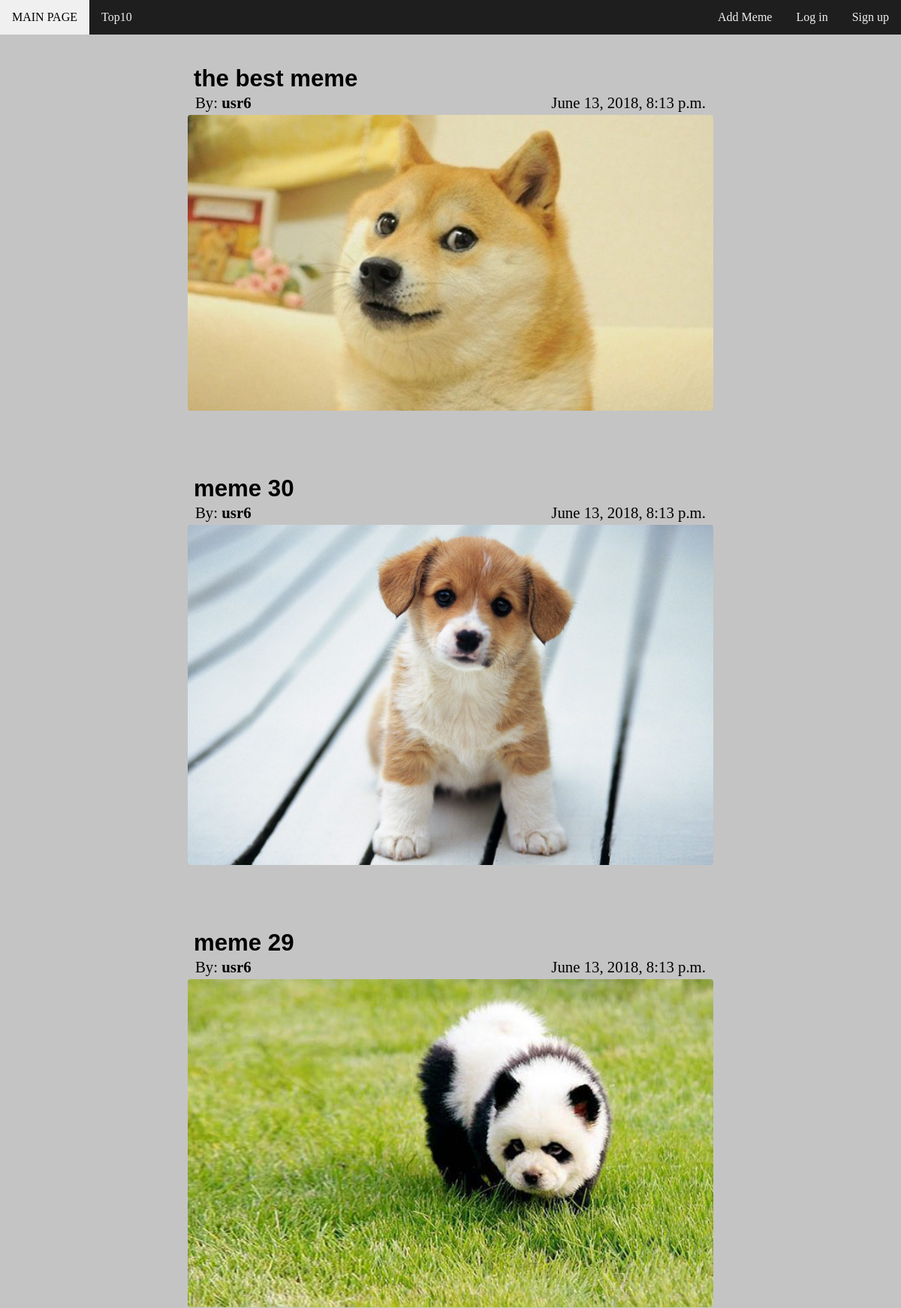
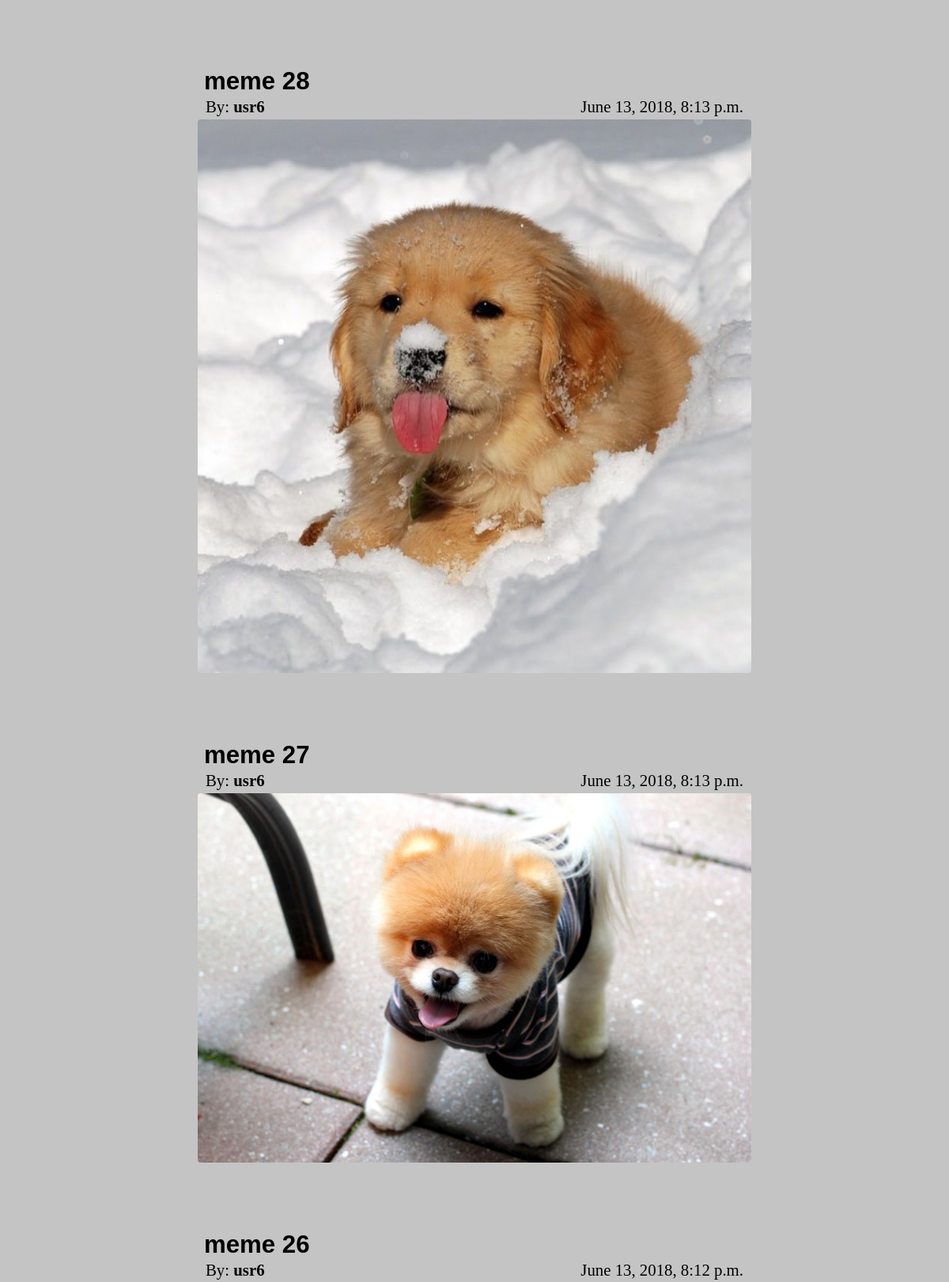
/main/ (upper part), run on the app's committed database (2 pictures, top to bottom).
### memes/models.py (models this page shows, shortened)
class Meme(models.Model):
    author = models.ForeignKey(get_user_model(), on_delete=models.CASCADE)
    title = models.CharField(max_length=100)
    image = models.ImageField(upload_to=upload_location,
                              blank=False,
                              height_field="height_field",
                              width_field="width_field")
    height_field = models.IntegerField(verbose_name='image height', default=0)
    width_field = models.IntegerField(verbose_name='image width', default=0)
    pub_date = models.DateTimeField(verbose_name='date published', auto_now_add=True)
    def get_number_of_likes(self):
        likes = Like.objects.filter(meme=self)
        number_of_likes = 0
        for like in likes:
            if like.thumb_up:
                number_of_likes += 1
        return number_of_likes
    def get_number_of_dislikes(self):
        likes = Like.objects.filter(meme=self)
        number_of_dislikes = 0
        for like in likes:
            if not like.thumb_up:
                number_of_dislikes += 1
        return number_of_dislikes
    get_number_of_likes.short_description = 'likes'
    get_number_of_dislikes.short_description = 'dislikes'

### memes/views.py (the view)
# urls.py: path('main/', views.MainView.as_view(), name='main'),
class MainView(ListView):
    queryset = Meme.objects.all().order_by("-pub_date")
    template_name = 'memes/main.html'
    context_object_name = 'memes_list'
    paginate_by = 10

### memes/templates/memes/main.html (shortened to what this page needs)
{% include 'memes/navbar.html' %}
<div class="main">
    <center>
        {% if memes_list %}
            {% include 'memes/memes_list.html' %}
        {% else %}
            <div class=form>No memes to show.</div>
        {% endif %}
    </center>
</div>

### memes/templates/memes/memes_list.html
{% for meme in memes_list %}
    <div class=memedisp>
        <a href="{% url 'memes:detail' meme.id %}" class=memedisp-title>
            {{ meme.title }}
        </a>
        <br>
        <div class=memedisp-author>
            By:
            <a href="{% url 'memes:user-memes' meme.author.id %}">
                {{ meme.author }}
            </a>
        </div>
        <div class=memedisp-pub-date>
            {{ meme.pub_date }}
        </div>
        <br>
        <a href="{% url 'memes:detail' meme.id %}">
            <img src='{{ meme.image.url }}'/>
        </a>
        <br>
    </div>
    <br>
{% endfor %}

### memes/static/memes/style.css (style rules this page uses)
.main { margin-top: 15px; font-size: 130%; }
.memedisp { margin-top: 65px; padding: 7px 2px; text-align: left; text-decoration: none; display: inline-block; width: "700"; }
.memedisp-title { text-decoration: none; color: black; margin-left: 8px; font-size: 150%; font-family: "Arial"; font-weight: bold; }
.memedisp-author { padding: 2px 10px; float: left; }
.memedisp-author a { color: black; font-weight: bold; text-decoration: none; }
.memedisp-pub-date { padding: 2px 10px; float: right; }
.memedisp img { margin-top: 2px; margin-bottom: 7px; float: right; width: 700px; border-radius: 4px; }

### data on the page
Meme: title "the best meme", author "usr6", pub_date "June 13, 2018, 8:13 p.m.", image (picture)
Meme: title "meme 30", author "usr6", pub_date "June 13, 2018, 8:13 p.m.", image (picture)
Meme: title "meme 29", author "usr6", pub_date "June 13, 2018, 8:13 p.m.", image (picture)
Meme: title "meme 28", author "usr6", pub_date "June 13, 2018, 8:13 p.m.", image (picture)
Meme: title "meme 27", author "usr6", pub_date "June 13, 2018, 8:13 p.m.", image (picture)
Meme: title "meme 26", author "usr6", pub_date "June 13, 2018, 8:12 p.m."
